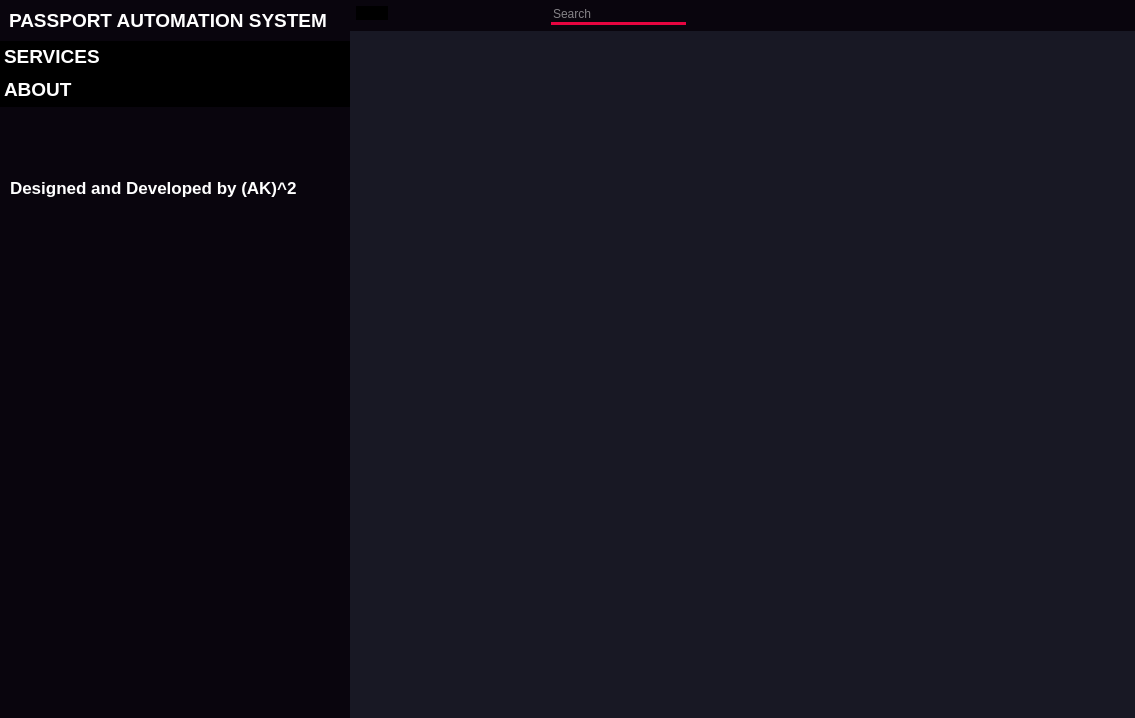
<?xml version="1.0" encoding="UTF-8"?>
<ui version="4.0">
 <class>MainWindow</class>
 <widget class="QMainWindow" name="MainWindow">
  <property name="geometry">
   <rect>
    <x>0</x>
    <y>0</y>
    <width>1135</width>
    <height>718</height>
   </rect>
  </property>
  <property name="windowTitle">
   <string>MainWindow</string>
  </property>
  <property name="styleSheet">
   <string notr="true">*{
	border: none;
    color:white;
}</string>
  </property>
  <widget class="QWidget" name="centralwidget">
   <property name="styleSheet">
    <string notr="true">background-color: rgb(24, 24, 36);</string>
   </property>
   <layout class="QHBoxLayout" name="horizontalLayout">
    <property name="spacing">
     <number>0</number>
    </property>
    <property name="leftMargin">
     <number>0</number>
    </property>
    <property name="topMargin">
     <number>0</number>
    </property>
    <property name="rightMargin">
     <number>0</number>
    </property>
    <property name="bottomMargin">
     <number>0</number>
    </property>
    <item>
     <widget class="QFrame" name="slide_menu_container">
      <property name="minimumSize">
       <size>
        <width>0</width>
        <height>0</height>
       </size>
      </property>
      <property name="maximumSize">
       <size>
        <width>350</width>
        <height>16777215</height>
       </size>
      </property>
      <property name="styleSheet">
       <string notr="true">background-color: rgb(9, 5, 13);</string>
      </property>
      <property name="frameShape">
       <enum>QFrame::StyledPanel</enum>
      </property>
      <property name="frameShadow">
       <enum>QFrame::Raised</enum>
      </property>
      <layout class="QVBoxLayout" name="verticalLayout_2">
       <property name="spacing">
        <number>0</number>
       </property>
       <property name="leftMargin">
        <number>0</number>
       </property>
       <property name="topMargin">
        <number>0</number>
       </property>
       <property name="rightMargin">
        <number>0</number>
       </property>
       <property name="bottomMargin">
        <number>0</number>
       </property>
       <item>
        <widget class="QFrame" name="slide_menu">
         <property name="minimumSize">
          <size>
           <width>196</width>
           <height>0</height>
          </size>
         </property>
         <property name="frameShape">
          <enum>QFrame::StyledPanel</enum>
         </property>
         <property name="frameShadow">
          <enum>QFrame::Raised</enum>
         </property>
         <layout class="QVBoxLayout" name="verticalLayout_5">
          <property name="spacing">
           <number>0</number>
          </property>
          <property name="leftMargin">
           <number>0</number>
          </property>
          <property name="topMargin">
           <number>0</number>
          </property>
          <property name="rightMargin">
           <number>0</number>
          </property>
          <property name="bottomMargin">
           <number>0</number>
          </property>
          <item alignment="Qt::AlignTop">
           <widget class="QFrame" name="frame_7">
            <property name="frameShape">
             <enum>QFrame::StyledPanel</enum>
            </property>
            <property name="frameShadow">
             <enum>QFrame::Raised</enum>
            </property>
            <layout class="QHBoxLayout" name="horizontalLayout_8">
             <item alignment="Qt::AlignLeft|Qt::AlignTop">
              <widget class="QLabel" name="label_2">
               <property name="font">
                <font>
                 <pointsize>14</pointsize>
                 <weight>75</weight>
                 <italic>false</italic>
                 <bold>true</bold>
                </font>
               </property>
               <property name="text">
                <string>PASSPORT AUTOMATION SYSTEM</string>
               </property>
              </widget>
             </item>
            </layout>
           </widget>
          </item>
          <item>
           <widget class="QFrame" name="frame_8">
            <property name="sizePolicy">
             <sizepolicy hsizetype="Preferred" vsizetype="Expanding">
              <horstretch>0</horstretch>
              <verstretch>0</verstretch>
             </sizepolicy>
            </property>
            <property name="frameShape">
             <enum>QFrame::StyledPanel</enum>
            </property>
            <property name="frameShadow">
             <enum>QFrame::Raised</enum>
            </property>
            <layout class="QVBoxLayout" name="verticalLayout_6">
             <property name="spacing">
              <number>0</number>
             </property>
             <property name="leftMargin">
              <number>0</number>
             </property>
             <property name="topMargin">
              <number>0</number>
             </property>
             <property name="rightMargin">
              <number>0</number>
             </property>
             <property name="bottomMargin">
              <number>0</number>
             </property>
             <item>
              <widget class="QToolBox" name="toolBox">
               <property name="maximumSize">
                <size>
                 <width>900</width>
                 <height>900</height>
                </size>
               </property>
               <property name="font">
                <font>
                 <pointsize>14</pointsize>
                 <weight>75</weight>
                 <bold>true</bold>
                </font>
               </property>
               <property name="focusPolicy">
                <enum>Qt::StrongFocus</enum>
               </property>
               <property name="styleSheet">
                <string notr="true">QToolBox{
	background-color:rgba;
    color:white;
	text-align: left;
}
QToolBox::tab {
    border-radius: 2px;
    color:white;	
	background-color: rgba;
	text-align: left;
}</string>
               </property>
               <property name="currentIndex">
                <number>1</number>
               </property>
               <property name="tabSpacing">
                <number>2</number>
               </property>
               <widget class="QWidget" name="page">
                <property name="geometry">
                 <rect>
                  <x>0</x>
                  <y>0</y>
                  <width>350</width>
                  <height>611</height>
                 </rect>
                </property>
                <attribute name="icon">
                 <iconset>
                  <normaloff>:/icons/icons/chevron-down.svg</normaloff>:/icons/icons/chevron-down.svg</iconset>
                </attribute>
                <attribute name="label">
                 <string>SERVICES</string>
                </attribute>
                <layout class="QVBoxLayout" name="verticalLayout_7">
                 <property name="spacing">
                  <number>0</number>
                 </property>
                 <property name="leftMargin">
                  <number>0</number>
                 </property>
                 <property name="topMargin">
                  <number>0</number>
                 </property>
                 <property name="rightMargin">
                  <number>0</number>
                 </property>
                 <property name="bottomMargin">
                  <number>0</number>
                 </property>
                 <item>
                  <widget class="QPushButton" name="registerbtn">
                   <property name="font">
                    <font>
                     <pointsize>14</pointsize>
                     <weight>75</weight>
                     <italic>false</italic>
                     <bold>true</bold>
                    </font>
                   </property>
                   <property name="text">
                    <string>Register</string>
                   </property>
                   <property name="iconSize">
                    <size>
                     <width>16</width>
                     <height>16</height>
                    </size>
                   </property>
                  </widget>
                 </item>
                 <item alignment="Qt::AlignTop">
                  <widget class="QFrame" name="frame_10">
                   <property name="frameShape">
                    <enum>QFrame::StyledPanel</enum>
                   </property>
                   <property name="frameShadow">
                    <enum>QFrame::Raised</enum>
                   </property>
                   <layout class="QVBoxLayout" name="verticalLayout_8">
                    <property name="spacing">
                     <number>0</number>
                    </property>
                    <property name="leftMargin">
                     <number>0</number>
                    </property>
                    <property name="topMargin">
                     <number>0</number>
                    </property>
                    <property name="rightMargin">
                     <number>0</number>
                    </property>
                    <property name="bottomMargin">
                     <number>0</number>
                    </property>
                    <item>
                     <widget class="QPushButton" name="paymentbtn">
                      <property name="font">
                       <font>
                        <pointsize>14</pointsize>
                        <weight>75</weight>
                        <italic>false</italic>
                        <bold>true</bold>
                       </font>
                      </property>
                      <property name="text">
                       <string>Payment</string>
                      </property>
                     </widget>
                    </item>
                    <item>
                     <widget class="QPushButton" name="checkstatusbtn">
                      <property name="font">
                       <font>
                        <pointsize>14</pointsize>
                        <weight>75</weight>
                        <italic>false</italic>
                        <bold>true</bold>
                       </font>
                      </property>
                      <property name="text">
                       <string>Check Status</string>
                      </property>
                     </widget>
                    </item>
                   </layout>
                  </widget>
                 </item>
                </layout>
               </widget>
               <widget class="QWidget" name="page_3">
                <property name="geometry">
                 <rect>
                  <x>0</x>
                  <y>0</y>
                  <width>350</width>
                  <height>611</height>
                 </rect>
                </property>
                <attribute name="icon">
                 <iconset>
                  <normaloff>:/icons/icons/chevron-down.svg</normaloff>:/icons/icons/chevron-down.svg</iconset>
                </attribute>
                <attribute name="label">
                 <string>ABOUT</string>
                </attribute>
                <widget class="QLabel" name="label_3">
                 <property name="geometry">
                  <rect>
                   <x>10</x>
                   <y>50</y>
                   <width>341</width>
                   <height>61</height>
                  </rect>
                 </property>
                 <property name="font">
                  <font>
                   <pointsize>13</pointsize>
                   <weight>75</weight>
                   <bold>true</bold>
                  </font>
                 </property>
                 <property name="text">
                  <string>Designed and Developed by (AK)^2</string>
                 </property>
                </widget>
               </widget>
              </widget>
             </item>
            </layout>
           </widget>
          </item>
          <item alignment="Qt::AlignBottom">
           <widget class="QFrame" name="frame_9">
            <property name="frameShape">
             <enum>QFrame::StyledPanel</enum>
            </property>
            <property name="frameShadow">
             <enum>QFrame::Raised</enum>
            </property>
            <layout class="QHBoxLayout" name="horizontalLayout_9">
             <property name="spacing">
              <number>0</number>
             </property>
             <property name="leftMargin">
              <number>0</number>
             </property>
             <property name="topMargin">
              <number>0</number>
             </property>
             <property name="rightMargin">
              <number>0</number>
             </property>
             <property name="bottomMargin">
              <number>0</number>
             </property>
            </layout>
           </widget>
          </item>
         </layout>
        </widget>
       </item>
      </layout>
     </widget>
    </item>
    <item>
     <widget class="QFrame" name="main_body">
      <property name="frameShape">
       <enum>QFrame::StyledPanel</enum>
      </property>
      <property name="frameShadow">
       <enum>QFrame::Raised</enum>
      </property>
      <layout class="QVBoxLayout" name="verticalLayout">
       <property name="spacing">
        <number>0</number>
       </property>
       <property name="leftMargin">
        <number>0</number>
       </property>
       <property name="topMargin">
        <number>0</number>
       </property>
       <property name="rightMargin">
        <number>0</number>
       </property>
       <property name="bottomMargin">
        <number>0</number>
       </property>
       <item alignment="Qt::AlignTop">
        <widget class="QFrame" name="header_frame">
         <property name="styleSheet">
          <string notr="true">background-color: rgb(9, 5, 13);</string>
         </property>
         <property name="frameShape">
          <enum>QFrame::StyledPanel</enum>
         </property>
         <property name="frameShadow">
          <enum>QFrame::Raised</enum>
         </property>
         <layout class="QHBoxLayout" name="horizontalLayout_2">
          <property name="spacing">
           <number>6</number>
          </property>
          <property name="leftMargin">
           <number>6</number>
          </property>
          <property name="topMargin">
           <number>6</number>
          </property>
          <property name="rightMargin">
           <number>6</number>
          </property>
          <property name="bottomMargin">
           <number>6</number>
          </property>
          <item alignment="Qt::AlignLeft|Qt::AlignTop">
           <widget class="QFrame" name="frame_6">
            <property name="frameShape">
             <enum>QFrame::StyledPanel</enum>
            </property>
            <property name="frameShadow">
             <enum>QFrame::Raised</enum>
            </property>
            <layout class="QHBoxLayout" name="horizontalLayout_7">
             <property name="spacing">
              <number>0</number>
             </property>
             <property name="leftMargin">
              <number>0</number>
             </property>
             <property name="topMargin">
              <number>0</number>
             </property>
             <property name="rightMargin">
              <number>0</number>
             </property>
             <property name="bottomMargin">
              <number>0</number>
             </property>
             <item alignment="Qt::AlignLeft|Qt::AlignTop">
              <widget class="QPushButton" name="open_close_side_bar_btn">
               <property name="styleSheet">
                <string notr="true">*{
background:black;
}</string>
               </property>
               <property name="text">
                <string/>
               </property>
               <property name="icon">
                <iconset>
                 <normaloff>:/icons/icons/align-left.svg</normaloff>:/icons/icons/align-left.svg</iconset>
               </property>
               <property name="iconSize">
                <size>
                 <width>32</width>
                 <height>32</height>
                </size>
               </property>
              </widget>
             </item>
            </layout>
           </widget>
          </item>
          <item alignment="Qt::AlignLeft|Qt::AlignTop">
           <widget class="QFrame" name="frame_3">
            <property name="frameShape">
             <enum>QFrame::StyledPanel</enum>
            </property>
            <property name="frameShadow">
             <enum>QFrame::Raised</enum>
            </property>
            <layout class="QHBoxLayout" name="horizontalLayout_6">
             <property name="spacing">
              <number>0</number>
             </property>
             <property name="leftMargin">
              <number>0</number>
             </property>
             <property name="topMargin">
              <number>0</number>
             </property>
             <property name="rightMargin">
              <number>0</number>
             </property>
             <property name="bottomMargin">
              <number>0</number>
             </property>
             <item alignment="Qt::AlignLeft">
              <widget class="QLineEdit" name="lineEdit">
               <property name="minimumSize">
                <size>
                 <width>135</width>
                 <height>0</height>
                </size>
               </property>
               <property name="styleSheet">
                <string notr="true">border-bottom: 3px solid rgb(230, 5, 64);</string>
               </property>
               <property name="placeholderText">
                <string>Search</string>
               </property>
              </widget>
             </item>
             <item alignment="Qt::AlignLeft">
              <widget class="QPushButton" name="pushButton_6">
               <property name="text">
                <string/>
               </property>
               <property name="icon">
                <iconset>
                 <normaloff>:/icons/icons/search.svg</normaloff>:/icons/icons/search.svg</iconset>
               </property>
              </widget>
             </item>
            </layout>
           </widget>
          </item>
          <item alignment="Qt::AlignHCenter|Qt::AlignTop">
           <widget class="QFrame" name="frame_2">
            <property name="frameShape">
             <enum>QFrame::StyledPanel</enum>
            </property>
            <property name="frameShadow">
             <enum>QFrame::Raised</enum>
            </property>
            <layout class="QHBoxLayout" name="horizontalLayout_5">
             <property name="spacing">
              <number>0</number>
             </property>
             <property name="leftMargin">
              <number>0</number>
             </property>
             <property name="topMargin">
              <number>0</number>
             </property>
             <property name="rightMargin">
              <number>0</number>
             </property>
             <property name="bottomMargin">
              <number>0</number>
             </property>
             <item>
              <widget class="QPushButton" name="user_btn">
               <property name="text">
                <string/>
               </property>
               <property name="icon">
                <iconset>
                 <normaloff>:/icons/icons/user.svg</normaloff>:/icons/icons/user.svg</iconset>
               </property>
              </widget>
             </item>
             <item>
              <widget class="QPushButton" name="pushButton_4">
               <property name="text">
                <string/>
               </property>
               <property name="icon">
                <iconset>
                 <normaloff>:/icons/icons/bell.svg</normaloff>:/icons/icons/bell.svg</iconset>
               </property>
              </widget>
             </item>
            </layout>
           </widget>
          </item>
          <item alignment="Qt::AlignRight|Qt::AlignTop">
           <widget class="QFrame" name="frame">
            <property name="frameShape">
             <enum>QFrame::StyledPanel</enum>
            </property>
            <property name="frameShadow">
             <enum>QFrame::Raised</enum>
            </property>
            <layout class="QHBoxLayout" name="horizontalLayout_4">
             <property name="spacing">
              <number>0</number>
             </property>
             <property name="leftMargin">
              <number>0</number>
             </property>
             <property name="topMargin">
              <number>0</number>
             </property>
             <property name="rightMargin">
              <number>0</number>
             </property>
             <property name="bottomMargin">
              <number>0</number>
             </property>
             <item>
              <widget class="QPushButton" name="minimize_window_button">
               <property name="text">
                <string/>
               </property>
               <property name="icon">
                <iconset>
                 <normaloff>:/icons/icons/arrow-down-left.svg</normaloff>:/icons/icons/arrow-down-left.svg</iconset>
               </property>
              </widget>
             </item>
             <item>
              <widget class="QPushButton" name="restore_window_button">
               <property name="text">
                <string/>
               </property>
               <property name="icon">
                <iconset>
                 <normaloff>:/icons/icons/maximize-2.svg</normaloff>:/icons/icons/maximize-2.svg</iconset>
               </property>
              </widget>
             </item>
             <item>
              <widget class="QPushButton" name="close_window_button">
               <property name="text">
                <string/>
               </property>
               <property name="icon">
                <iconset>
                 <normaloff>:/icons/icons/x.svg</normaloff>:/icons/icons/x.svg</iconset>
               </property>
              </widget>
             </item>
            </layout>
           </widget>
          </item>
         </layout>
        </widget>
       </item>
       <item>
        <widget class="QFrame" name="main_body_contents">
         <property name="sizePolicy">
          <sizepolicy hsizetype="Preferred" vsizetype="Expanding">
           <horstretch>0</horstretch>
           <verstretch>0</verstretch>
          </sizepolicy>
         </property>
         <property name="autoFillBackground">
          <bool>false</bool>
         </property>
         <property name="frameShape">
          <enum>QFrame::StyledPanel</enum>
         </property>
         <property name="frameShadow">
          <enum>QFrame::Raised</enum>
         </property>
         <layout class="QVBoxLayout" name="verticalLayout_11">
          <item>
           <widget class="QLabel" name="image">
            <property name="frameShape">
             <enum>QFrame::NoFrame</enum>
            </property>
            <property name="text">
             <string/>
            </property>
            <property name="pixmap">
             <pixmap>passport1.jpeg</pixmap>
            </property>
            <property name="scaledContents">
             <bool>true</bool>
            </property>
           </widget>
          </item>
         </layout>
        </widget>
       </item>
       <item alignment="Qt::AlignBottom">
        <widget class="QFrame" name="footer">
         <property name="frameShape">
          <enum>QFrame::StyledPanel</enum>
         </property>
         <property name="frameShadow">
          <enum>QFrame::Raised</enum>
         </property>
         <layout class="QHBoxLayout" name="horizontalLayout_3">
          <property name="spacing">
           <number>0</number>
          </property>
          <property name="leftMargin">
           <number>0</number>
          </property>
          <property name="topMargin">
           <number>0</number>
          </property>
          <property name="rightMargin">
           <number>0</number>
          </property>
          <property name="bottomMargin">
           <number>0</number>
          </property>
          <item>
           <widget class="QFrame" name="frame_4">
            <property name="frameShape">
             <enum>QFrame::StyledPanel</enum>
            </property>
            <property name="frameShadow">
             <enum>QFrame::Raised</enum>
            </property>
            <layout class="QVBoxLayout" name="verticalLayout_4">
             <property name="spacing">
              <number>0</number>
             </property>
             <property name="leftMargin">
              <number>0</number>
             </property>
             <property name="topMargin">
              <number>0</number>
             </property>
             <property name="rightMargin">
              <number>0</number>
             </property>
             <property name="bottomMargin">
              <number>0</number>
             </property>
            </layout>
           </widget>
          </item>
          <item>
           <widget class="QFrame" name="frame_5">
            <property name="frameShape">
             <enum>QFrame::StyledPanel</enum>
            </property>
            <property name="frameShadow">
             <enum>QFrame::Raised</enum>
            </property>
            <layout class="QVBoxLayout" name="verticalLayout_3">
             <property name="spacing">
              <number>0</number>
             </property>
             <property name="leftMargin">
              <number>0</number>
             </property>
             <property name="topMargin">
              <number>0</number>
             </property>
             <property name="rightMargin">
              <number>0</number>
             </property>
             <property name="bottomMargin">
              <number>0</number>
             </property>
            </layout>
           </widget>
          </item>
          <item alignment="Qt::AlignRight|Qt::AlignBottom">
           <widget class="QFrame" name="size_grip">
            <property name="minimumSize">
             <size>
              <width>10</width>
              <height>10</height>
             </size>
            </property>
            <property name="maximumSize">
             <size>
              <width>10</width>
              <height>10</height>
             </size>
            </property>
            <property name="frameShape">
             <enum>QFrame::StyledPanel</enum>
            </property>
            <property name="frameShadow">
             <enum>QFrame::Raised</enum>
            </property>
           </widget>
          </item>
         </layout>
        </widget>
       </item>
      </layout>
     </widget>
    </item>
   </layout>
  </widget>
 </widget>
 <resources>
  <include location="pass.qrc.txt"/>
 </resources>
 <connections/>
</ui>
